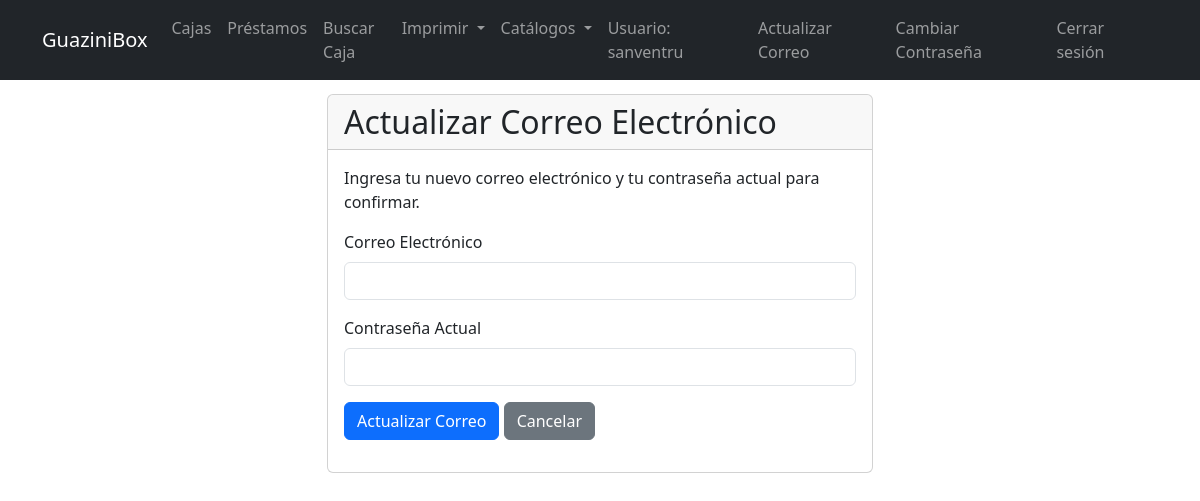
Page /update_email (signed in) on the earlier database version.
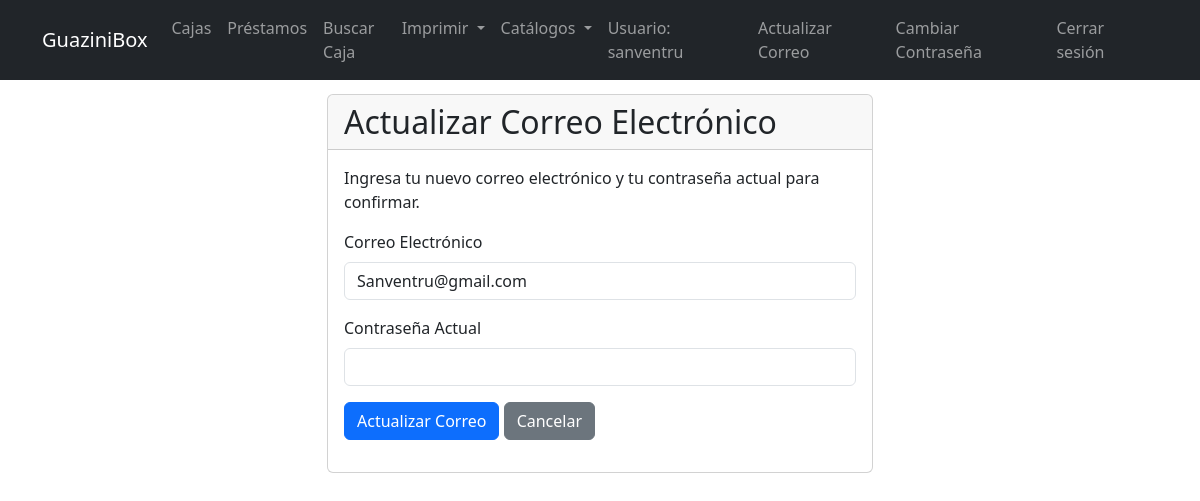
Same page on the later database version.
### tables this page shows
CREATE TABLE "users" (
            id INTEGER PRIMARY KEY AUTOINCREMENT,
            username TEXT UNIQUE NOT NULL,
            password TEXT NOT NULL,
            email TEXT UNIQUE,
            reset_token TEXT,
            token_expiry TIMESTAMP
        );

### app.py (the view, shortened to what this page needs)
@app.route("/update_email", methods=["GET", "POST"])
@login_required
def update_email():
    form = UpdateEmailForm()
    return render_template("update_email.html", form=form)

### app.py
class UpdateEmailForm(FlaskForm):
    email = StringField("Correo Electrónico", validators=[DataRequired(), Email()])
    password = PasswordField("Contraseña Actual", validators=[DataRequired()])
    submit = SubmitField("Actualizar Correo")

### app.py (called while the page is built)
def get_db_connection():
    conn = sqlite3.connect("archivo.db")
    conn.row_factory = sqlite3.Row
    return conn

def get_user_by_id(user_id):
    conn = get_db_connection()
    user = conn.execute("SELECT * FROM users WHERE id = ?", (user_id,)).fetchone()
    conn.close()
    if not user:
        return None
    return User(user["id"], user["username"], user["password"],
               user["email"] if "email" in user.keys() else None,
               user["reset_token"] if "reset_token" in user.keys() else None,
               user["token_expiry"] if "token_expiry" in user.keys() else None)

@login_manager.user_loader
def load_user(user_id):
    return get_user_by_id(user_id)

### templates/update_email.html (shortened to what this page needs)
{% extends "base.html" %}
{% block content %}
<div class="row justify-content-center">
  <div class="col-md-6">
    <div class="card">
      <div class="card-header">
        <h2 class="mb-0">Actualizar Correo Electrónico</h2>
      </div>
      <div class="card-body">
        <p class="card-text">Ingresa tu nuevo correo electrónico y tu contraseña actual para confirmar.</p>
        <form method="POST">
          <div class="mb-3">
            {{ form.email.label(class="form-label") }}
            {{ form.email(class="form-control", value=current_user.email if current_user.email else "") }}
          </div>
          <div class="mb-3">
            {{ form.password.label(class="form-label") }}
            {{ form.password(class="form-control") }}
          </div>
          <div class="mb-3">
            {{ form.submit(class="btn btn-primary") }}
            <a href="{{ url_for('index') }}" class="btn btn-secondary">Cancelar</a>
          </div>
        </form>
      </div>
    </div>
  </div>
</div>
{% endblock %}

### templates/base.html (shortened to what this page needs)
<!DOCTYPE html>
<html lang="es">
<head>
  <link href="https://cdn.jsdelivr.net/npm/bootstrap@5.3.0/dist/css/bootstrap.min.css" rel="stylesheet">
</head>
<body>
  <nav class="navbar navbar-expand-lg navbar-dark bg-dark fixed-top">
    <div class="container">
      <a class="navbar-brand" href="{{ url_for('index') }}">GuaziniBox</a>
      {% if current_user.is_authenticated %}
      <div class="collapse navbar-collapse" id="navbarNav">
        <ul class="navbar-nav me-auto">
          <li class="nav-item"><a class="nav-link" href="{{ url_for('cajas') }}">Cajas</a></li>
          <li class="nav-item"><a class="nav-link" href="{{ url_for('prestamos') }}">Préstamos</a></li>
          <li class="nav-item"><a class="nav-link" href="{{ url_for('search_caja') }}">Buscar Caja</a></li>
          <li class="nav-item dropdown">
            <a class="nav-link dropdown-toggle" href="#" id="imprimirDropdown" role="button" data-bs-toggle="dropdown" aria-expanded="false">
              Imprimir
            </a>
          </li>
          <li class="nav-item dropdown">
            <a class="nav-link dropdown-toggle" href="#" id="catalogosDropdown" role="button" data-bs-toggle="dropdown" aria-expanded="false">
              Catálogos
            </a>
          </li>
        </ul>
        <ul class="navbar-nav">
          <li class="nav-item"><span class="nav-link">Usuario: {{ current_user.username }}</span></li>
          <li class="nav-item"><a class="nav-link" href="{{ url_for('update_email') }}">Actualizar Correo</a></li>
          <li class="nav-item"><a class="nav-link" href="{{ url_for('cambiar_clave') }}">Cambiar Contraseña</a></li>
          <li class="nav-item"><a class="nav-link" href="{{ url_for('logout') }}">Cerrar sesión</a></li>
        </ul>
      </div>
      {% else %}
      <ul class="navbar-nav ms-auto">
        <li class="nav-item"><a class="nav-link" href="{{ url_for('login') }}">Iniciar Sesión</a></li>
        <li class="nav-item"><a class="nav-link" href="{{ url_for('register') }}">Registrarse</a></li>
      </ul>
      {% endif %}
    </div>
  </nav>
  <div class="container mt-4">
    {% block content %}{% endblock %}
  </div>
</body>
</html>

Differences in the rows shown:
changed users "sanventru": email (not shown) → "Sanventru@gmail.com"
